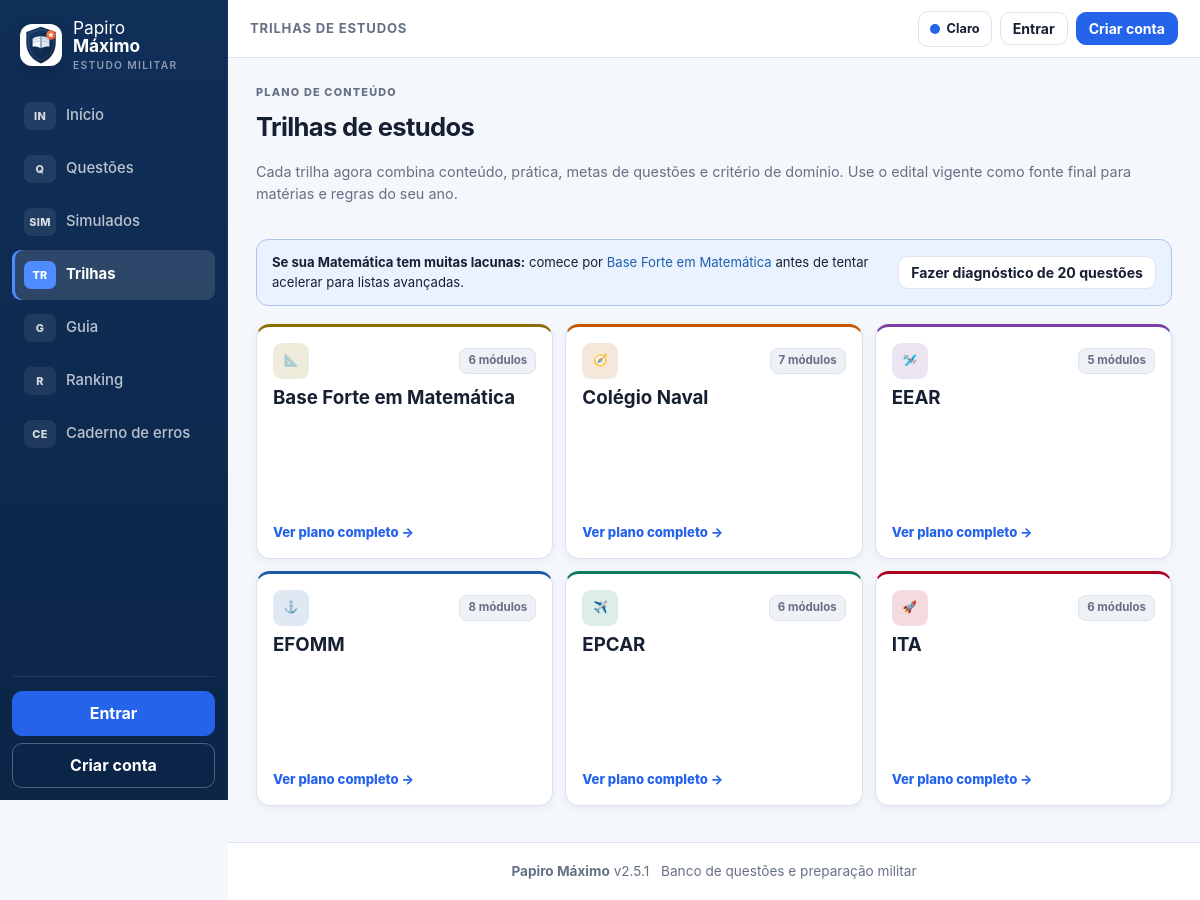
Page /trilhas.php on the committed database.
### tables this page shows
CREATE TABLE IF NOT EXISTS trilhas (
  id INT AUTO_INCREMENT PRIMARY KEY,
  slug VARCHAR(30) NOT NULL UNIQUE,
  nome VARCHAR(80) NOT NULL,
  icone VARCHAR(10) NOT NULL DEFAULT '🗺️',
  cor VARCHAR(7) NOT NULL DEFAULT '#1E5AA8',
  descricao TEXT NULL,
  ativo TINYINT NOT NULL DEFAULT 1
);

### includes/config.php (called while the page is built, shortened)
<?php
function url(string $path = ''): string {
    $p = trim($path);
    return BASE_URL . '/' . ltrim($p, '/');
}

### includes/helpers.php (called while the page is built, shortened)
<?php
function e($s): string { return htmlspecialchars((string)($s ?? ''), ENT_QUOTES, 'UTF-8'); }

### includes/auth.php (called while the page is built, shortened)
<?php
function current_user(): ?array {
    if (empty($_SESSION['user_id'])) return null;
    static $cache = null;
    return $cache === false ? null : $cache;
}

### trilhas.php (the view, shortened to what this page needs)
<?php
require __DIR__ . '/includes/bootstrap.php';
$user=current_user(); $uid=$user?(int)$user['id']:0; $pdo=db();
$trilhas=$pdo->query("SELECT * FROM trilhas WHERE ativo=1 ORDER BY CASE WHEN slug='base' THEN 0 ELSE 1 END,nome")->fetchAll();
$title='Trilhas de estudos';$active='trilhas';include __DIR__.'/includes/header.php';
?>
<div class="page-head trail-page-head"><div><span class="eyebrow">PLANO DE CONTEÚDO</span><h1>Trilhas de estudos</h1><p class="muted">Cada trilha agora combina conteúdo, prática, metas de questões e critério de domínio. Use o edital vigente como fonte final para matérias e regras do seu ano.</p></div></div>
<div class="trail-callout trail-callout-actions"><div><b>Se sua Matemática tem muitas lacunas:</b> comece por <a href="<?= e(url('trilha.php?slug=base')) ?>">Base Forte em Matemática</a> antes de tentar acelerar para listas avançadas.</div><a class="btn btn-small" href="<?= e(url('simulados.php?gerar=1&modo=personalizado&qtd=20&materia=Matemática')) ?>">Fazer diagnóstico de 20 questões</a></div>
<div class="trilha-grid rich-trail-grid">
<?php foreach($trilhas as $t):
  [$total,$feitos,$pct]=$uid?trilha_progresso($uid,(int)$t['id']):[0,0,0];
  if(!$uid){$st=$pdo->prepare('SELECT COUNT(*) FROM trilha_modulos WHERE trilha_id=?');$st->execute([$t['id']]);$total=(int)$st->fetchColumn();}
?>
<a class="trilha-card rich-trail-card" style="--trail-color:<?= e((string)$t['cor']) ?>" href="<?= e(url('trilha.php?slug='.$t['slug'])) ?>">
  <div class="trail-card-top"><span class="trail-code"><?= e((string)$t['icone']) ?></span><span class="badge"><?= $total ?> módulos</span></div>
  <h3><?= e((string)$t['nome']) ?></h3>
  <p><?= e((string)($t['descricao']??'')) ?></p>
  <?php if($uid): ?><div class="trail-progress-copy"><span><?= $feitos ?> concluídos</span><b><?= $pct ?>%</b></div><div class="progress"><div class="progress-bar" style="width:<?= $pct ?>%"></div></div><?php else: ?><span class="text-link">Ver plano completo →</span><?php endif; ?>
</a>
<?php endforeach; ?>
</div>
<?php include __DIR__.'/includes/footer.php'; ?>

### assets/css/style.css (style rules this page uses)
:root { --navy:#0b1b33; --navy2:#13294f; --navy3:#1d3a68; --gold:#e3a82b; --gold2:#f5c451; --gold-soft:#fdf3d7; --bg:#f1ecdd; --card:#fffdf6; --line:#e2d9c2; --ink:#1d2433; --muted:#6f6a5c; --ok:#15803d; --ok-bg:#e5f5e9; --err:#b91c1c; --err-bg:#fdecec; --info:#1d4ed8; --info-bg:#e8effe; --radius:14px; --shadow:0 2px 10px rgba(11,27,51,.08); }
* { box-sizing:border-box }
html { -webkit-text-size-adjust:100% }
body { margin:0;font-family:"Segoe UI",system-ui,-apple-system,Roboto,Arial,sans-serif;background:var(--bg);color:var(--ink);line-height:1.55 }
a { color:var(--navy3);text-decoration:none }
.muted { color:var(--muted);font-size:.9em }
.page-head { display:flex;align-items:center;gap:12px;margin:4px 0 16px;flex-wrap:wrap }
.page-head h1 { font-size:1.5rem;margin:0;color:var(--navy) }
.btn { display:inline-block;border:1px solid var(--navy);background:#fff;color:var(--navy);border-radius:10px;padding:9px 18px;font-weight:600;cursor:pointer;font-size:1rem }
.btn-small { padding:5px 12px;font-size:.88rem }
.badge { display:inline-block;font-size:.78rem;font-weight:700;border-radius:20px;padding:2px 11px;background:#ece7d6;color:#5b5545;border:1px solid #d8cfb4;white-space:nowrap }
.trilha-grid { display:grid;grid-template-columns:repeat(3,1fr);gap:12px }
.trilha-card { background:var(--card);border:1px solid var(--line);border-top:5px solid var(--gold);border-radius:var(--radius);padding:16px;box-shadow:var(--shadow);color:var(--ink) }
.trilha-card h3 { margin:4px 0 8px;color:var(--navy) }

### assets/css/papiro-v2.css (style rules this page uses)
:root, html[data-theme="light"] { color-scheme:light; --bg:#f4f7fb; --card:#ffffff; --surface-2:#eef2f7; --surface-3:#e5eaf1; --line:#dce3ec; --ink:#172033; --muted:#667085; --navy:#123b72; --navy2:#0d2c57; --navy3:#1f5fae; --gold:#2563eb; --gold2:#4d8cff; --gold-soft:#eaf2ff; --info:#175cd3; --info-bg:#eaf2ff; --ok:#18794e; --ok-bg:#eaf7f0; --err:#c43232; --err-bg:#fff0f0; --shadow:0 8px 24px rgba(16,44,82,.07); --shadow-soft:0 2px 10px rgba(16,44,82,.06); --sidebar:#102f59; --sidebar-2:#0b2547; --accent:#2563eb; --accent-2:#123b72; --focus:rgba(37,99,235,.16); }
body { background:var(--bg);color:var(--ink);font-family:Inter,"Segoe UI",system-ui,-apple-system,BlinkMacSystemFont,Roboto,Arial,sans-serif }
a { color:var(--navy3) }
.page-head { margin:0 0 19px }
.page-head h1 { color:var(--ink);font-size:1.6rem;letter-spacing:-.025em }
.card,.stat,.q-item,.feature,.trilha-card,.guia-card,.video-card { background:var(--card);border-color:var(--line);box-shadow:var(--shadow-soft) }
.card h2,.card h3,.form label,.trilha-card h3,.guia-card h3,.comment .who { color:var(--ink) }
.btn { background:var(--card);color:var(--ink);border-color:var(--line);border-radius:10px;font-weight:700;box-shadow:none }
.badge { border-radius:8px;background:var(--surface-2);color:var(--muted);border-color:var(--line);padding:3px 8px;font-size:.72rem }
.eyebrow { display:block;margin-bottom:6px;color:var(--muted);font-size:.68rem;font-weight:850;letter-spacing:.11em;text-transform:uppercase }
.text-link { color:var(--accent);font-weight:800;text-decoration:none;font-size:.82rem }
.trail-callout,.trail-howto { background:var(--info-bg);color:var(--ink);border:1px solid color-mix(in srgb,var(--accent) 25%,var(--line));border-radius:12px;padding:13px 15px;margin:0 0 18px;font-size:.82rem;line-height:1.5 }
.rich-trail-grid { grid-template-columns:repeat(3,1fr) }
.rich-trail-card { --trail-color:var(--accent);border-top:3px solid var(--trail-color)!important;display:flex;flex-direction:column;min-height:235px }
.rich-trail-card p { color:var(--muted);font-size:.78rem;line-height:1.52;flex:1 }
.trail-card-top { display:flex;justify-content:space-between;align-items:center }
.trail-code { height:36px;min-width:36px;padding:0 8px;border-radius:9px;display:grid;place-items:center;background:color-mix(in srgb,var(--trail-color) 14%,var(--card));color:var(--trail-color);font-size:.72rem;font-weight:900 }
.trail-callout-actions { display:flex;align-items:center;justify-content:space-between;gap:12px }
.trail-callout-actions .btn { white-space:nowrap }
*,*::before,*::after { box-sizing:border-box }
.question-title,.question-topic,.muted,.coach-metric strong,.coach-metric span,.plan-item p,.performance-label small,.footer span { word-break:break-word }

### rows in the picture
trilhas: icone "📐", total "6", nome "Base Forte em Matemática"
trilhas: icone "🧭", total "7", nome "Colégio Naval"
trilhas: icone "🛩️", total "5", nome "EEAR"
trilhas: icone "⚓", total "8", nome "EFOMM"
trilhas: icone "✈️", total "6", nome "EPCAR"
trilhas: icone "🚀", total "6", nome "ITA"

### other values in the picture
$icon "IN"
$label "Início"
$icon "Q"
$label "Questões"
$icon "SIM"
$label "Simulados"
$icon "TR"
$label "Trilhas"
$icon "G"
$label "Guia"
$icon "R"
$label "Ranking"
$icon "CE"
$label "Caderno de erros"
$title "TRILHAS DE ESTUDOS"
